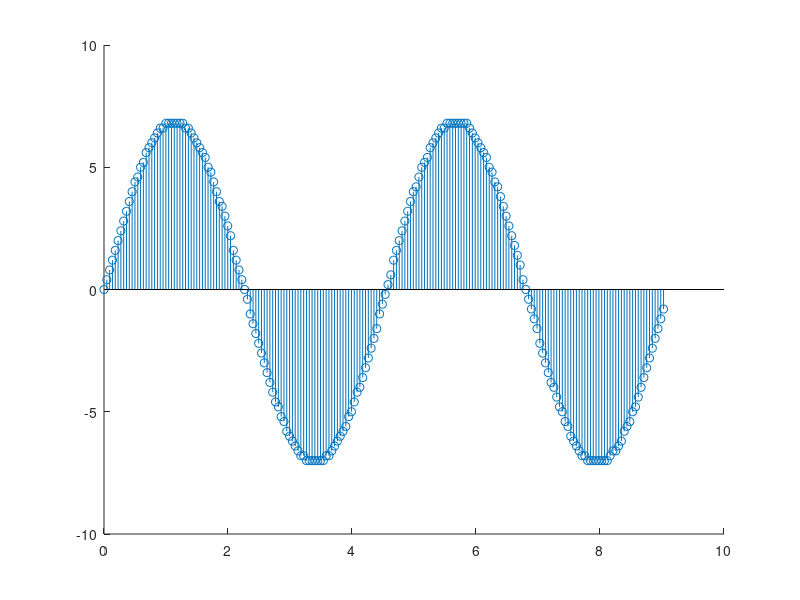

The MATLAB source for this figure:
f = 440;
sr = 44100;
s = 1;
t = linspace(0,s,sr * s);
y = 5 * sin(2*pi*f*t);
b = 4;
sample_max = 2^(b-1)-1;
max_amplitude = max(y);
y_quantized = floor(y*sample_max) / max_amplitude;
hold on
stem(2000 * t(1:200), y_quantized(1:200));
%plot(t,y);